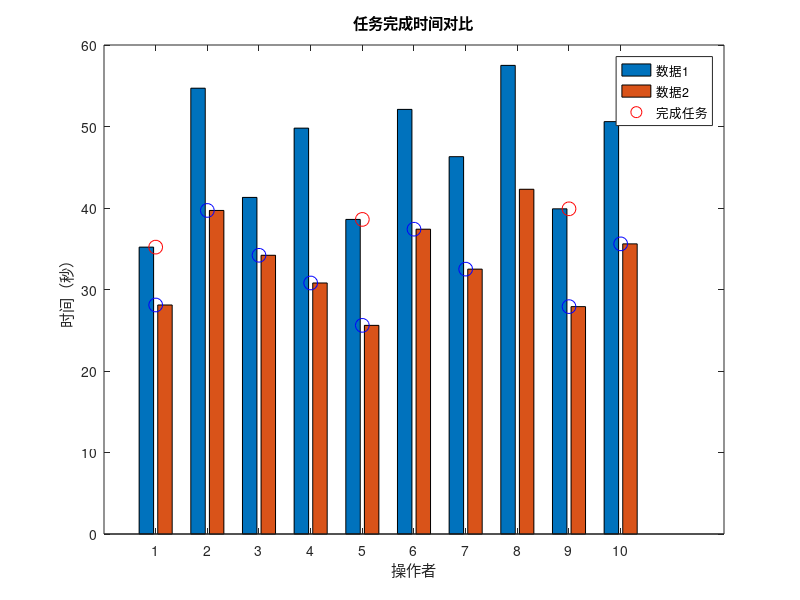
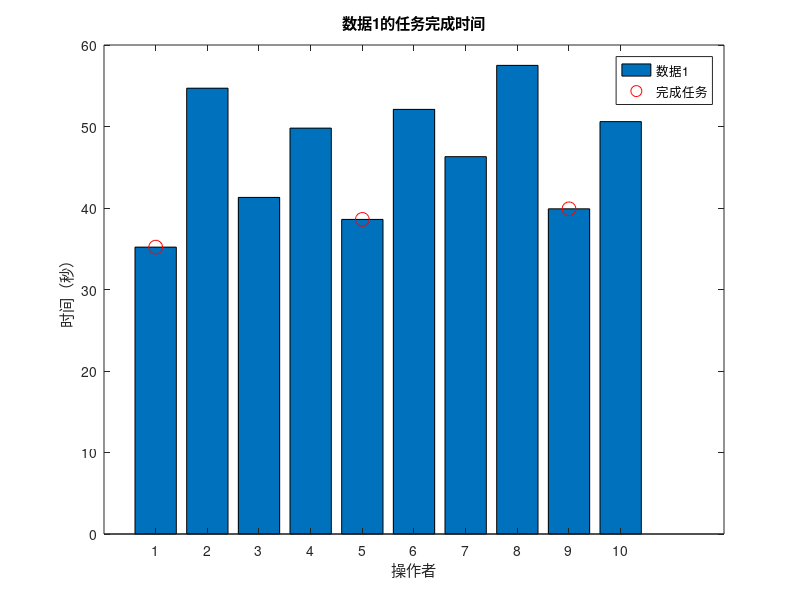
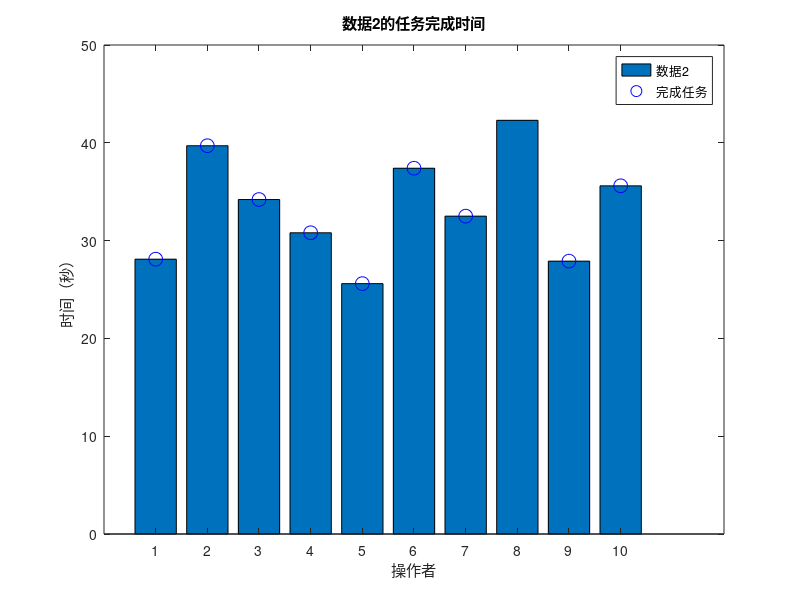

Write the MATLAB code that produced these figures, in order.
% 定义任务完成时间数据
completion_time_1 = [
    35.2;
    54.7;
    41.3;
    49.8;
    38.6;
    52.1;
    46.3;
    57.5;
    39.9;
    50.6
];

completion_time_2 = [
    28.1;
    39.7;
    34.2;
    30.8;
    25.6;
    37.4;
    32.5;
    42.3;
    27.9;
    35.6
];

% 统计完成任务的次数
completion_count_1 = sum(completion_time_1 < 40);
completion_count_2 = sum(completion_time_2 < 40);

% 计算完成任务的概率
completion_probability_1 = completion_count_1 / numel(completion_time_1);
completion_probability_2 = completion_count_2 / numel(completion_time_2);

% 绘制第一个figure：任务完成时间对比图
figure;
bar([completion_time_1, completion_time_2]);
hold on;
plot(find(completion_time_1 < 40), completion_time_1(completion_time_1 < 40), 'ro', 'MarkerSize', 10); % 标记数据1的完成任务数据为红色圆点
plot(find(completion_time_2 < 40), completion_time_2(completion_time_2 < 40), 'bo', 'MarkerSize', 10); % 标记数据2的完成任务数据为蓝色圆点
hold off;
title('任务完成时间对比');
xlabel('操作者');
ylabel('时间（秒）');
legend('数据1', '数据2', '完成任务');

% 绘制第二个figure：数据1的任务完成时间
figure;
bar(completion_time_1);
hold on;
plot(find(completion_time_1 < 40), completion_time_1(completion_time_1 < 40), 'ro', 'MarkerSize', 10); % 标记数据1的完成任务数据为红色圆点
hold off;
title('数据1的任务完成时间');
xlabel('操作者');
ylabel('时间（秒）');
legend('数据1', '完成任务');

% 绘制第三个figure：数据2的任务完成时间
figure;
bar(completion_time_2);
hold on;
plot(find(completion_time_2 < 40), completion_time_2(completion_time_2 < 40), 'bo', 'MarkerSize', 10); % 标记数据2的完成任务数据为蓝色圆点
hold off;
title('数据2的任务完成时间');
xlabel('操作者');
ylabel('时间（秒）');
legend('数据2', '完成任务');

% 打印完成任务的概率
fprintf('数据1完成任务的概率为：%f\n', completion_probability_1);
fprintf('数据2完成任务的概率为：%f\n', completion_probability_2);
